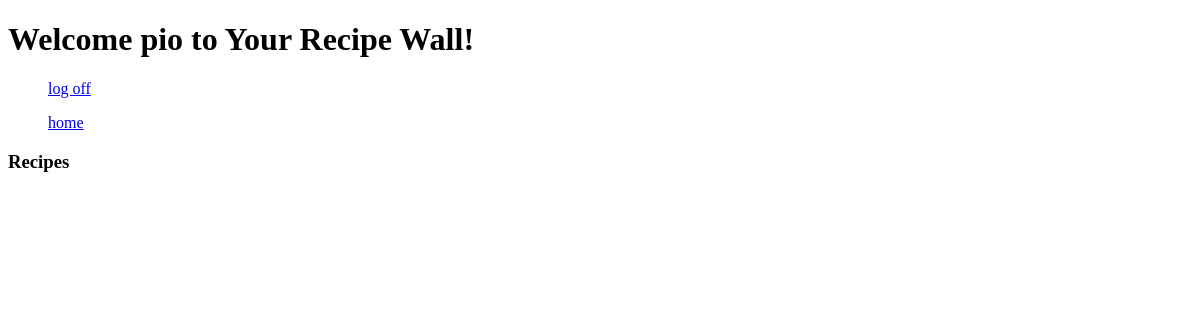
Before: /recipes/wall (signed in) with the older database file.
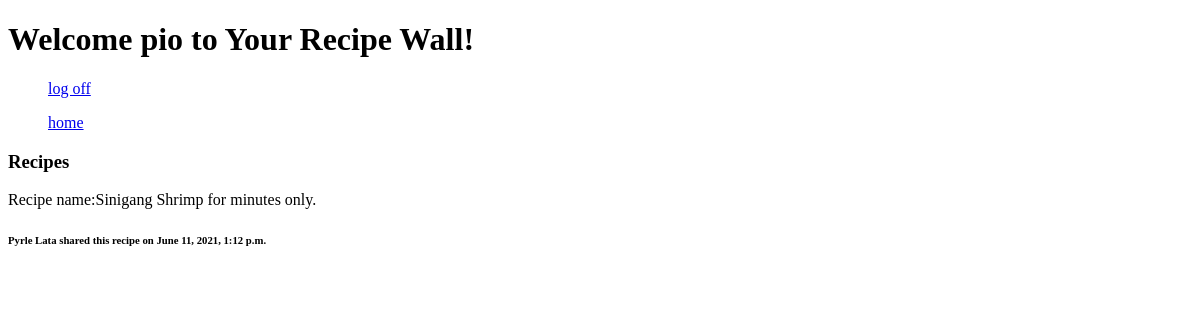
After: the same page with the newer database file.
### recipefinder_app/models.py (models this page shows, shortened)
class Post(models.Model):
  name = models.CharField(max_length=280)
  recipe = models.ForeignKey(Recipe, related_name="posts", on_delete=models.CASCADE)
  user = models.ForeignKey(User, related_name="posts", on_delete=models.CASCADE)
  created_at = models.DateTimeField(auto_now_add=True, null=True)
  updated_at = models.DateTimeField(auto_now=True, null=True)
  likes = models.ManyToManyField(User, related_name="likes")
  objects = PostManager()

class User(models.Model):
  first_name = models.CharField(max_length=45)
  last_name = models.CharField(max_length=45)
  email = models.EmailField(unique=True)
  password = models.CharField(max_length=255)
  created_at = models.DateTimeField(auto_now_add=True, null=True)
  updated_at = models.DateTimeField(auto_now=True, null=True)
  objects = UserManager()

### recipefinder_app/views.py (the view)
# urls.py: path('recipes/wall', views.recipe_wall),
def recipe_wall(request):
    user = User.objects.get(id=request.session['user_id'])
    posts = Post.objects.all()
    context = {
        "user": user,
        "posts": posts,
    }
    return render(request, 'recipe_feed.html', context)

### recipefinder_app/templates/recipe_feed.html (shortened to what this page needs)
<!DOCTYPE html>
<html lang="en">
<head>
</head>
<body>
    <h1>Welcome {{ user.first_name }} to Your Recipe Wall!</h1>
    <ul><a href="/logout">log off</a></ul>
    <ul><a href="/recipes">home</a></ul>
    <h3>Recipes</h3>
    {% for post in posts %}
    <div class="container-fluid">
        <p>Recipe name:{{ post.name }} for {{ post.time }} minutes only.<br>
          </p>
            <h6 action=>{{ post.user.first_name }} {{ post.user.last_name }} shared this recipe on {{ post.created_at }}</h6>
    </div>
    {% endfor %}
</body>
</html>

Changed rows visible on the page:
added Post: name "Sinigang Shrimp", user.first_name "Pyrle", user.last_name "Lata", created_at "June 11, 2021, 1:12 p.m."
